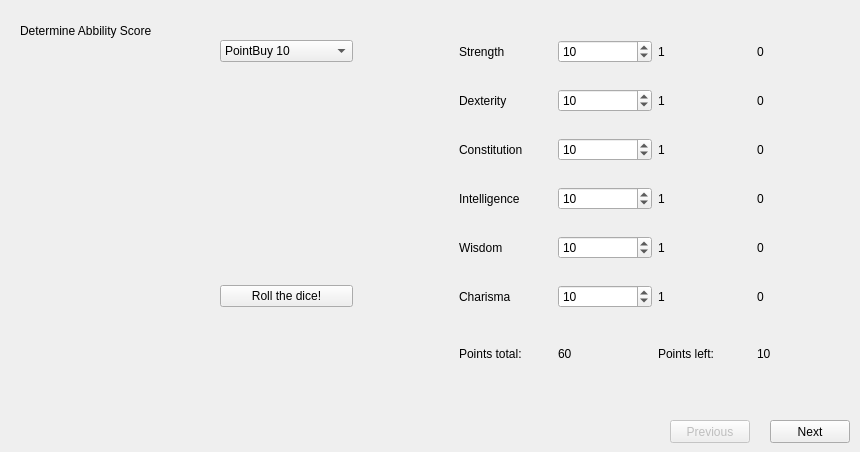
    <widget class="QWidget" name="page">
     <widget class="QWidget" name="gridLayoutWidget">
      <property name="geometry">
       <rect>
        <x>220</x>
        <y>20</y>
        <width>631</width>
        <height>381</height>
       </rect>
      </property>
      <layout class="QGridLayout" name="gridLayout_2">
       <item row="3" column="3">
        <widget class="QSpinBox" name="intBox_2">
         <property name="minimum">
          <number>7</number>
         </property>
         <property name="maximum">
          <number>18</number>
         </property>
         <property name="value">
          <number>10</number>
         </property>
        </widget>
       </item>
       <item row="6" column="4">
        <widget class="QLabel" name="pointsLeftLabel_2">
         <property name="text">
          <string>Points left:</string>
         </property>
        </widget>
       </item>
       <item row="1" column="3">
        <widget class="QSpinBox" name="dexBox_2">
         <property name="minimum">
          <number>7</number>
         </property>
         <property name="maximum">
          <number>18</number>
         </property>
         <property name="value">
          <number>10</number>
         </property>
        </widget>
       </item>
       <item row="3" column="4">
        <widget class="QLabel" name="intPointsNext_2">
         <property name="text">
          <string>1</string>
         </property>
        </widget>
       </item>
       <item row="2" column="3">
        <widget class="QSpinBox" name="conBox_2">
         <property name="minimum">
          <number>7</number>
         </property>
         <property name="maximum">
          <number>18</number>
         </property>
         <property name="value">
          <number>10</number>
         </property>
        </widget>
       </item>
       <item row="0" column="3">
        <widget class="QSpinBox" name="strBox_2">
         <property name="minimum">
          <number>7</number>
         </property>
         <property name="maximum">
          <number>18</number>
         </property>
         <property name="value">
          <number>10</number>
         </property>
        </widget>
       </item>
       <item row="5" column="3">
        <widget class="QSpinBox" name="chaBox_2">
         <property name="minimum">
          <number>7</number>
         </property>
         <property name="maximum">
          <number>18</number>
         </property>
         <property name="value">
          <number>10</number>
         </property>
        </widget>
       </item>
       <item row="4" column="4">
        <widget class="QLabel" name="wisPointsNext_2">
         <property name="text">
          <string>1</string>
         </property>
        </widget>
       </item>
       <item row="5" column="4">
        <widget class="QLabel" name="chaPointsNext_2">
         <property name="text">
          <string>1</string>
         </property>
        </widget>
       </item>
       <item row="4" column="3">
        <widget class="QSpinBox" name="wisBox_2">
         <property name="minimum">
          <number>7</number>
         </property>
         <property name="maximum">
          <number>18</number>
         </property>
         <property name="value">
          <number>10</number>
         </property>
        </widget>
       </item>
       <item row="1" column="4">
        <widget class="QLabel" name="dexPointsNext_2">
         <property name="text">
          <string>1</string>
         </property>
        </widget>
       </item>
       <item row="0" column="4">
        <widget class="QLabel" name="strPointsNext_2">
         <property name="text">
          <string>1</string>
         </property>
        </widget>
       </item>
       <item row="2" column="4">
        <widget class="QLabel" name="conPointsNext_2">
         <property name="text">
          <string>1</string>
         </property>
        </widget>
       </item>
       <item row="0" column="5">
        <widget class="QLabel" name="strPointsTotal_2">
         <property name="text">
          <string>0</string>
         </property>
        </widget>
       </item>
       <item row="1" column="5">
        <widget class="QLabel" name="dexPointsTotal_2">
         <property name="text">
          <string>0</string>
         </property>
        </widget>
       </item>
       <item row="2" column="5">
        <widget class="QLabel" name="conPointsTotal_2">
         <property name="text">
          <string>0</string>
         </property>
        </widget>
       </item>
       <item row="3" column="5">
        <widget class="QLabel" name="intPointsTotal_2">
         <property name="text">
          <string>0</string>
         </property>
        </widget>
       </item>
       <item row="4" column="5">
        <widget class="QLabel" name="wisPointsTotal_2">
         <property name="text">
          <string>0</string>
         </property>
        </widget>
       </item>
       <item row="5" column="5">
        <widget class="QLabel" name="chaPointsTotal_2">
         <property name="text">
          <string>0</string>
         </property>
        </widget>
       </item>
       <item row="6" column="5">
        <widget class="QLabel" name="leftPointsTotal_2">
         <property name="maximumSize">
          <size>
           <width>16777215</width>
           <height>40</height>
          </size>
         </property>
         <property name="text">
          <string>10</string>
         </property>
        </widget>
       </item>
       <item row="0" column="2">
        <widget class="QLabel" name="label_7">
         <property name="text">
          <string>Strength</string>
         </property>
        </widget>
       </item>
       <item row="1" column="2">
        <widget class="QLabel" name="label_8">
         <property name="text">
          <string>Dexterity</string>
         </property>
        </widget>
       </item>
       <item row="2" column="2">
        <widget class="QLabel" name="label_9">
         <property name="text">
          <string>Constitution</string>
         </property>
        </widget>
       </item>
       <item row="3" column="2">
        <widget class="QLabel" name="label_10">
         <property name="text">
          <string>Intelligence</string>
         </property>
        </widget>
       </item>
       <item row="4" column="2">
        <widget class="QLabel" name="label_11">
         <property name="text">
          <string>Wisdom</string>
         </property>
        </widget>
       </item>
       <item row="5" column="2">
        <widget class="QLabel" name="label_12">
         <property name="text">
          <string>Charisma</string>
         </property>
        </widget>
       </item>
       <item row="0" column="0">
        <widget class="QComboBox" name="comboBox">
         <item>
          <property name="text">
           <string>PointBuy 10</string>
          </property>
         </item>
         <item>
          <property name="text">
           <string>PointBuy 15</string>
          </property>
         </item>
         <item>
          <property name="text">
           <string>PointBuy 20</string>
          </property>
         </item>
         <item>
          <property name="text">
           <string>PointBuy 25</string>
          </property>
         </item>
         <item>
          <property name="text">
           <string>Roll the dice! (4d6)</string>
          </property>
         </item>
         <item>
          <property name="text">
           <string>d10+7 sorted</string>
          </property>
         </item>
        </widget>
       </item>
       <item row="5" column="0">
        <widget class="QPushButton" name="rollDiceButton">
         <property name="enabled">
          <bool>true</bool>
         </property>
         <property name="text">
          <string>Roll the dice!</string>
         </property>
        </widget>
       </item>
       <item row="3" column="1">
        <widget class="QLabel" name="label">
         <property name="text">
          <string/>
         </property>
        </widget>
       </item>
       <item row="6" column="2">
        <widget class="QLabel" name="label_3">
         <property name="text">
          <string>Points total:</string>
         </property>
        </widget>
       </item>
       <item row="6" column="3">
        <widget class="QLabel" name="pointsTotalLabel">
         <property name="text">
          <string>60</string>
         </property>
        </widget>
       </item>
      </layout>
     </widget>
     <widget class="QPushButton" name="nextButton">
      <property name="geometry">
       <rect>
        <x>770</x>
        <y>420</y>
        <width>80</width>
        <height>23</height>
       </rect>
      </property>
      <property name="text">
       <string>Next</string>
      </property>
     </widget>
     <widget class="QPushButton" name="previousButton">
      <property name="enabled">
       <bool>false</bool>
      </property>
      <property name="geometry">
       <rect>
        <x>670</x>
        <y>420</y>
        <width>80</width>
        <height>23</height>
       </rect>
      </property>
      <property name="text">
       <string>Previous</string>
      </property>
     </widget>
     <widget class="QLabel" name="label_50">
      <property name="geometry">
       <rect>
        <x>20</x>
        <y>20</y>
        <width>131</width>
        <height>21</height>
       </rect>
      </property>
      <property name="text">
       <string>Determine Abbility Scores</string>
      </property>
     </widget>
    </widget>
